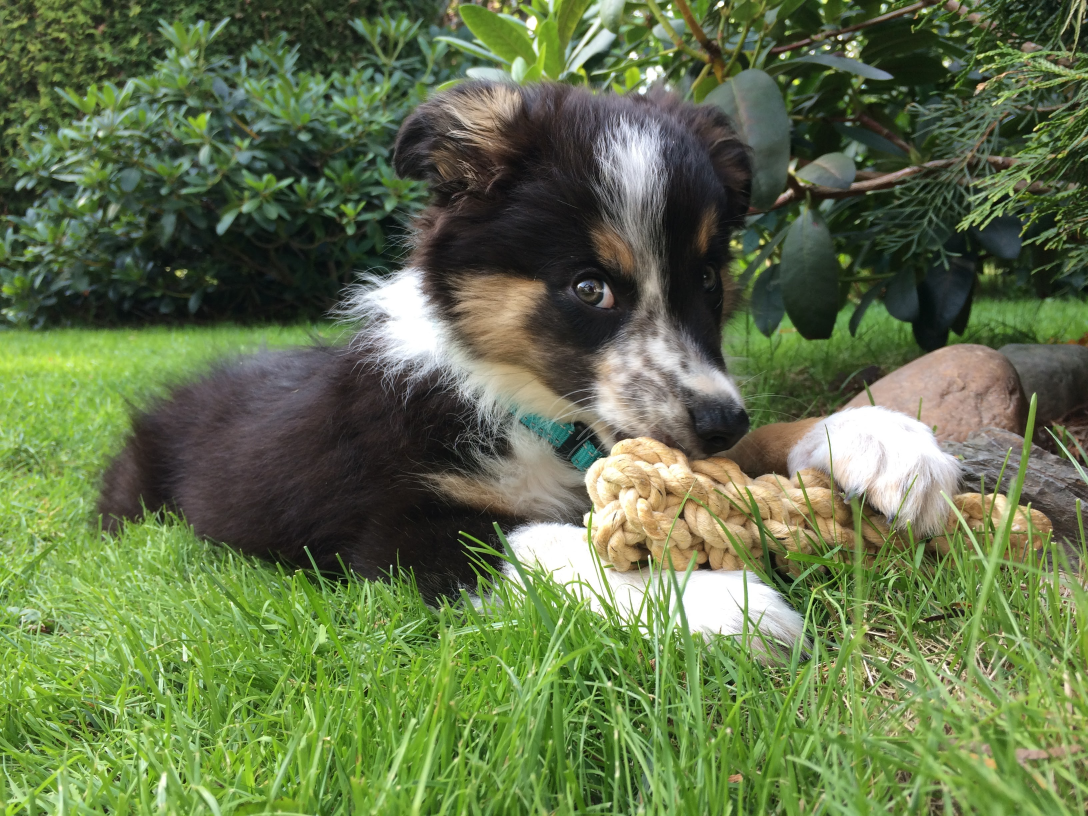
#> input picture opencv/book/images/link.jpg, 3264 x 2448 px (shown at 1/3 size)
$ python low_pass_filter.py
#> lines starting #> are read from the running program, lines starting #| are printed output that depends on the picture
#!/usr/bin/env python3

"""Show parallellogram-like image using affine transformation.
"""

import cv2
import numpy as np

img = cv2.imread("images/link.jpg")
#> img is the input picture: shape (2448, 3264, 3); mean B, G, R 74.6, 115.7, 99

img = cv2.resize(img, None, fx=0.25, fy=0.25,
                 interpolation=cv2.INTER_AREA)
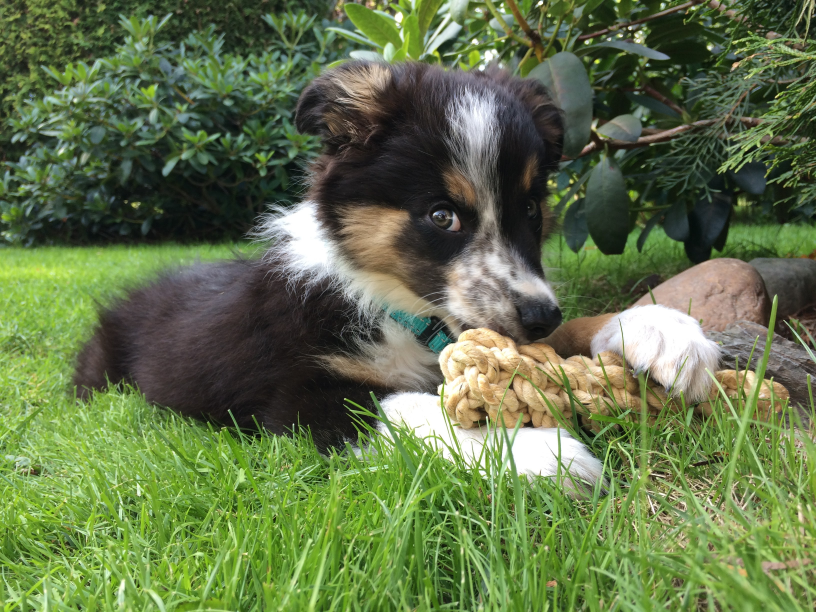
#> img: shape (612, 816, 3); mean B, G, R 74.6, 115.7, 99

rows, cols = img.shape[:2]
#> rows = 612; cols = 816

kernel_identity = np.array([[0, 0, 0],
                            [0, 1, 0],
                            [0, 0, 0]])

kernel_3x3 = np.ones((3, 3), np.float32) / 9.0
kernel_5x5 = np.ones((5, 5), np.float32) / 25.0
kernel_9x9 = np.ones((9, 9), np.float32) / 81.0

kernel_5x1 = np.array([[0, 0, 0, 0, 0],
                       [0, 0, 0, 0, 0],
                       [1, 1, 1, 1, 1],
                       [0, 0, 0, 0, 0],
                       [0, 0, 0, 0, 0]]) / 5.0

cv2.imshow("Original", img)
cv2.waitKey()

output = cv2.filter2D(img, -1, kernel_identity)
cv2.imshow("Identity filter", output)
cv2.waitKey()

output = cv2.filter2D(img, -1, kernel_3x3)
cv2.imshow("3x3 filter", output)
cv2.waitKey()

output = cv2.filter2D(img, -1, kernel_5x5)
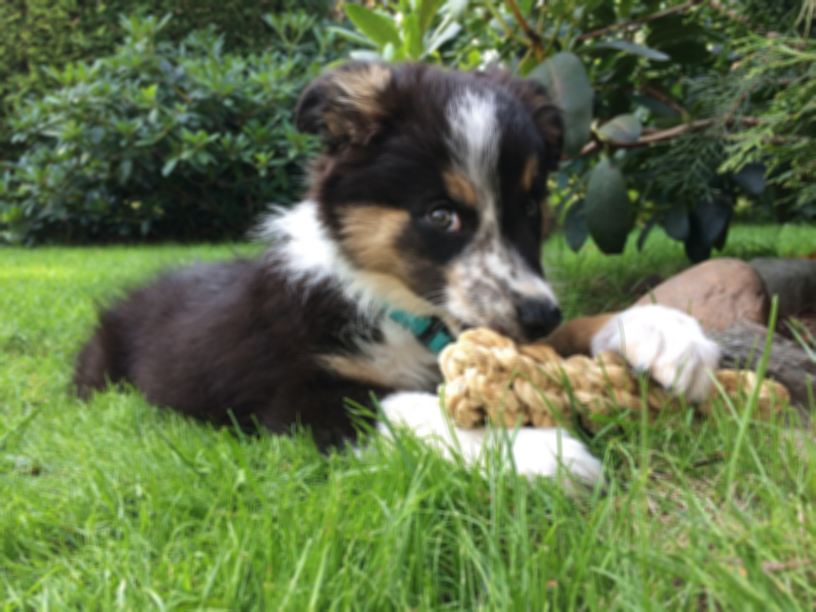
#> output: shape (612, 816, 3); mean B, G, R 74.6, 115.7, 99
cv2.imshow("5x5 filter", output)
cv2.waitKey()

output = cv2.filter2D(img, -1, kernel_9x9)
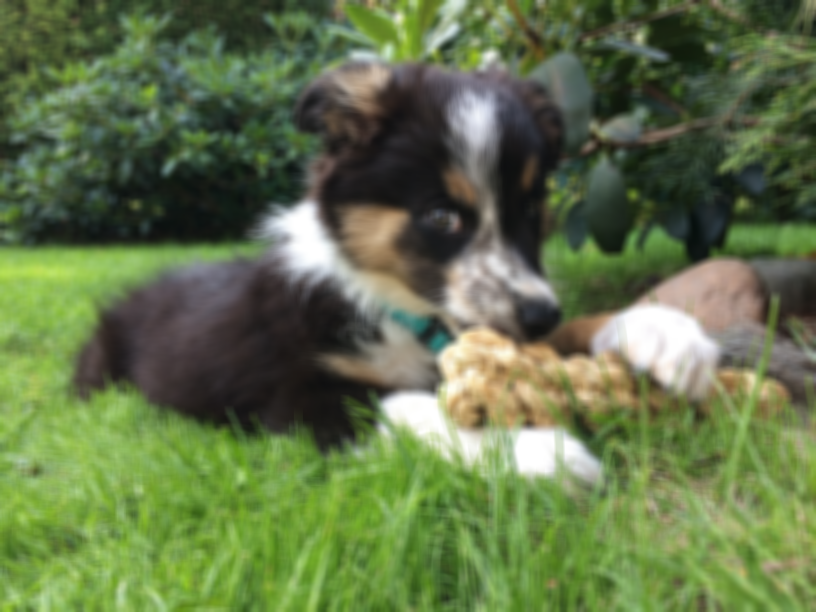
#> output: shape (612, 816, 3); mean B, G, R 74.6, 115.7, 99
cv2.imshow("9x9 filter", output)
cv2.waitKey()

output = cv2.filter2D(img, -1, kernel_5x1)
cv2.imshow("5x1 filter", output)
cv2.waitKey()

$ run again, with opencv/book/images/Pomsky-5.jpg copied over opencv/book/images/link.jpg
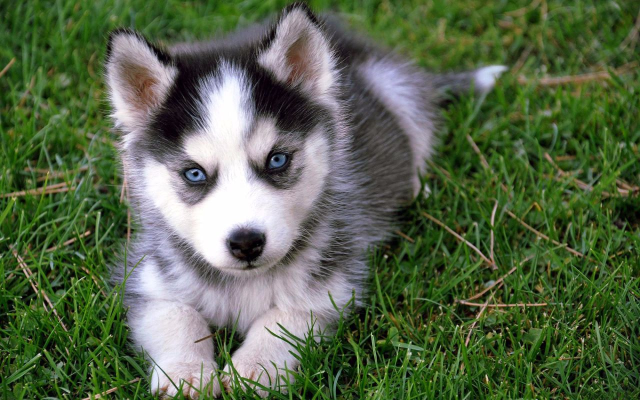
#> input picture opencv/book/images/Pomsky-5.jpg, 1280 x 800 px (shown at 1/2 size)
#> img is the input picture: shape (800, 1280, 3); mean B, G, R 74.1, 101.9, 87.1
#> `img = cv2.resize(img, None, fx=0.25, fy=0.25, interpolation=cv2.INTER_..`:
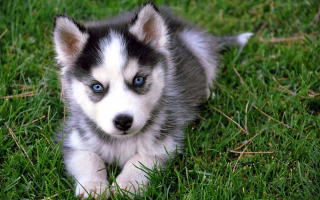
#> img: shape (200, 320, 3); mean B, G, R 74.1, 101.9, 87.1
#> `output = cv2.filter2D(img, -1, kernel_9x9)`:
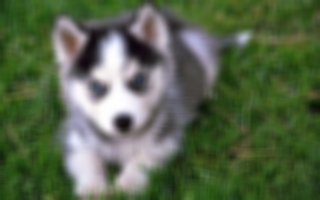
#> output: shape (200, 320, 3); mean B, G, R 74.1, 101.9, 87.2

$ run again, with opencv/book/images/apartment.jpg copied over opencv/book/images/link.jpg
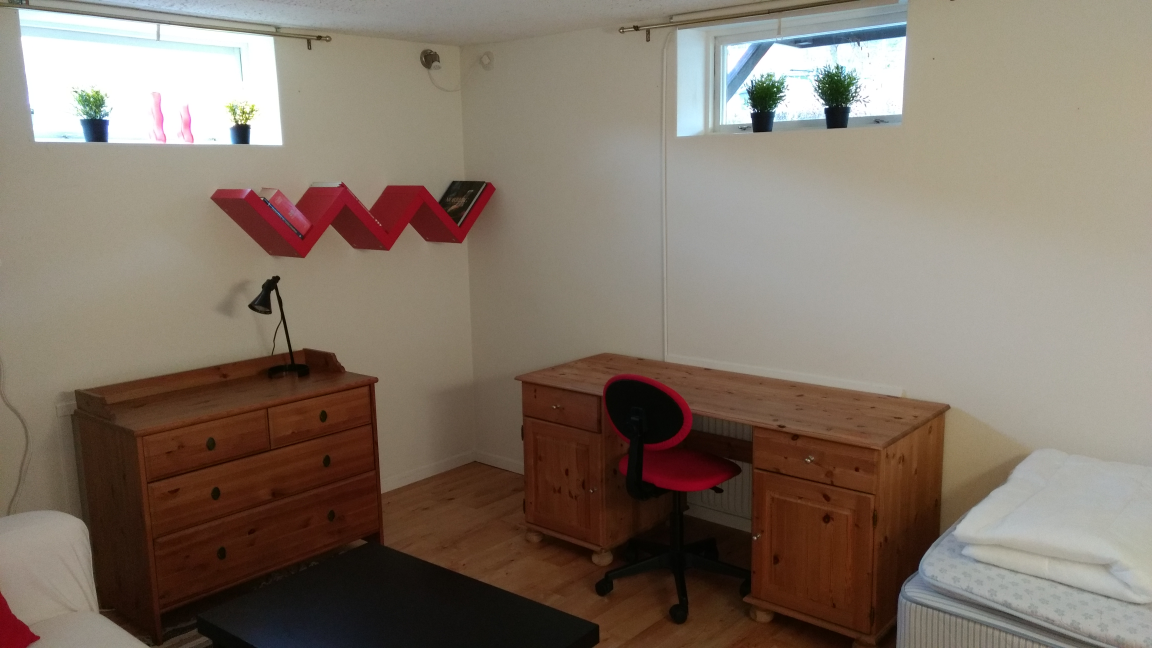
#> input picture opencv/book/images/apartment.jpg, 4608 x 2592 px (shown at 1/4 size)
#> img is the input picture: shape (2592, 4608, 3); mean B, G, R 103.8, 116.5, 129.8
#> `img = cv2.resize(img, None, fx=0.25, fy=0.25, interpolation=cv2.INTER_..`:
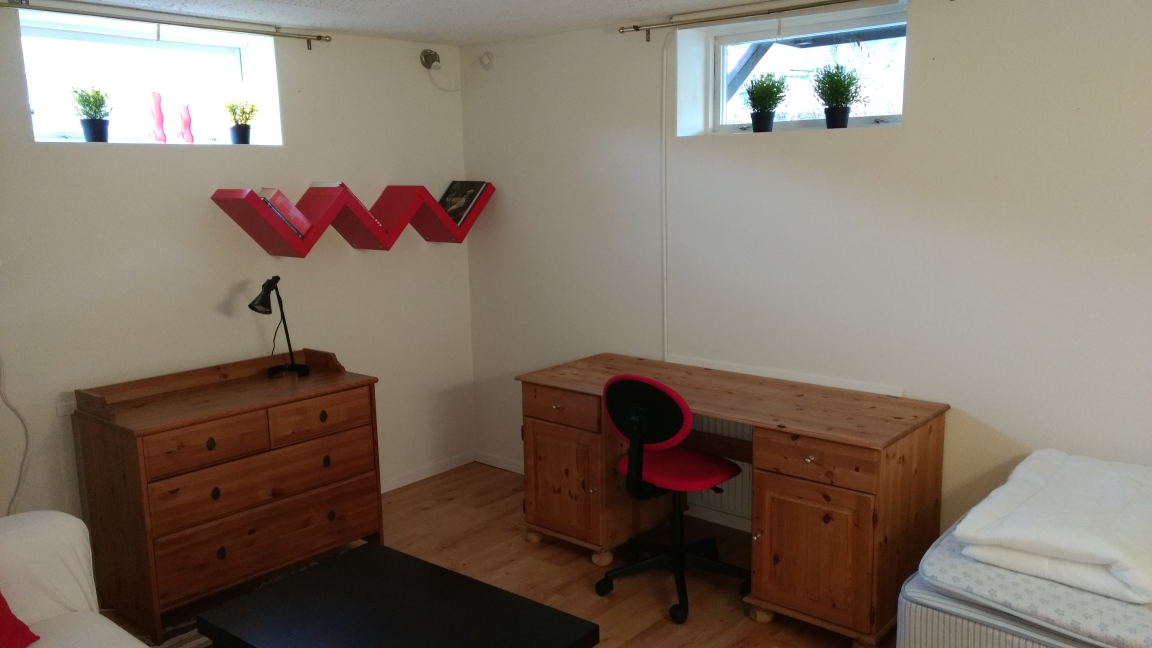
#> img: shape (648, 1152, 3); mean B, G, R 103.8, 116.5, 129.8

$ run again, with opencv/book/images/autumn.jpg copied over opencv/book/images/link.jpg
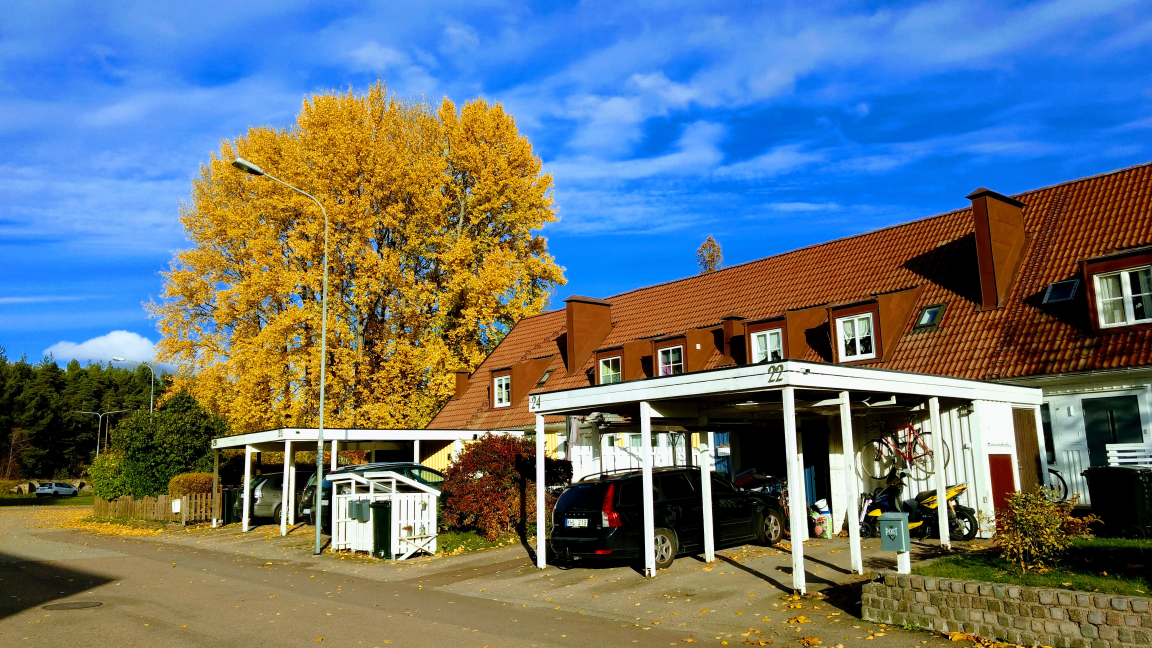
#> input picture opencv/book/images/autumn.jpg, 4608 x 2592 px (shown at 1/4 size)
#> img is the input picture: shape (2592, 4608, 3); mean B, G, R 120.9, 115.4, 102.7
#> `img = cv2.resize(img, None, fx=0.25, fy=0.25, interpolation=cv2.INTER_..`:
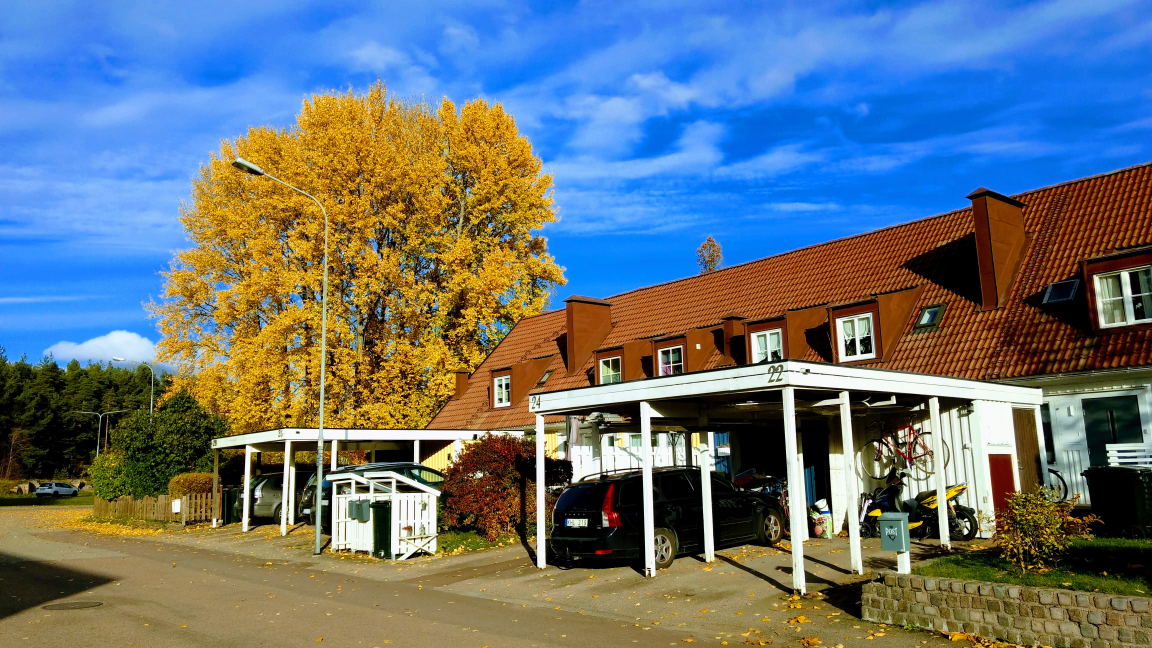
#> img: shape (648, 1152, 3); mean B, G, R 120.9, 115.4, 102.7
#> `output = cv2.filter2D(img, -1, kernel_9x9)`:
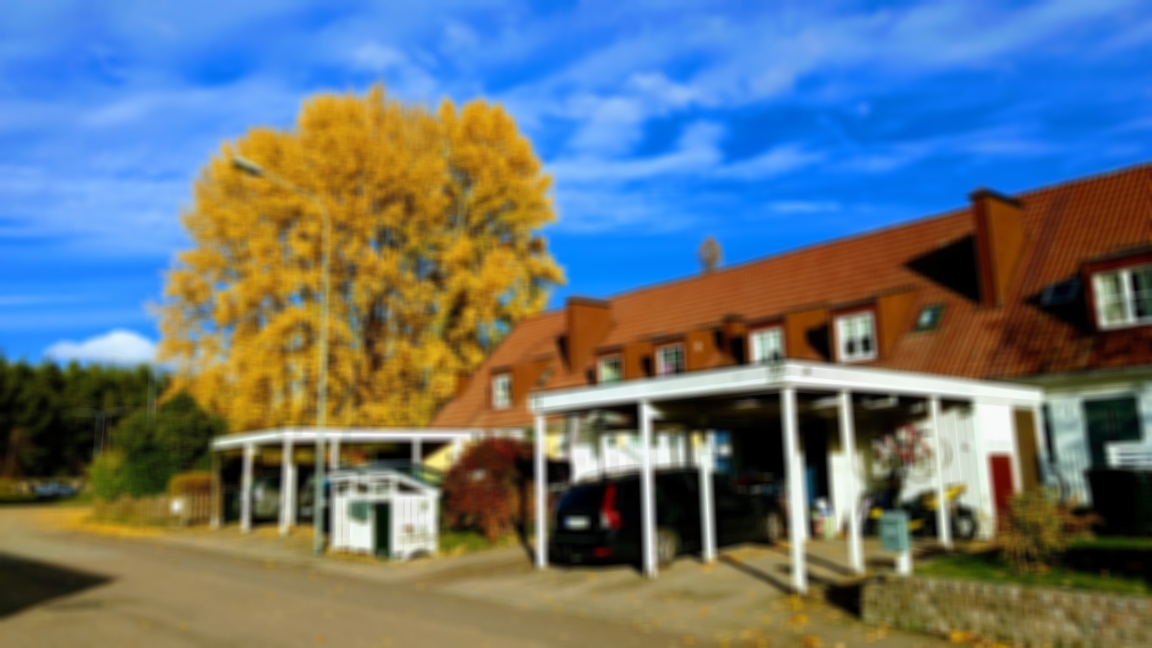
#> output: shape (648, 1152, 3); mean B, G, R 120.9, 115.4, 102.7
